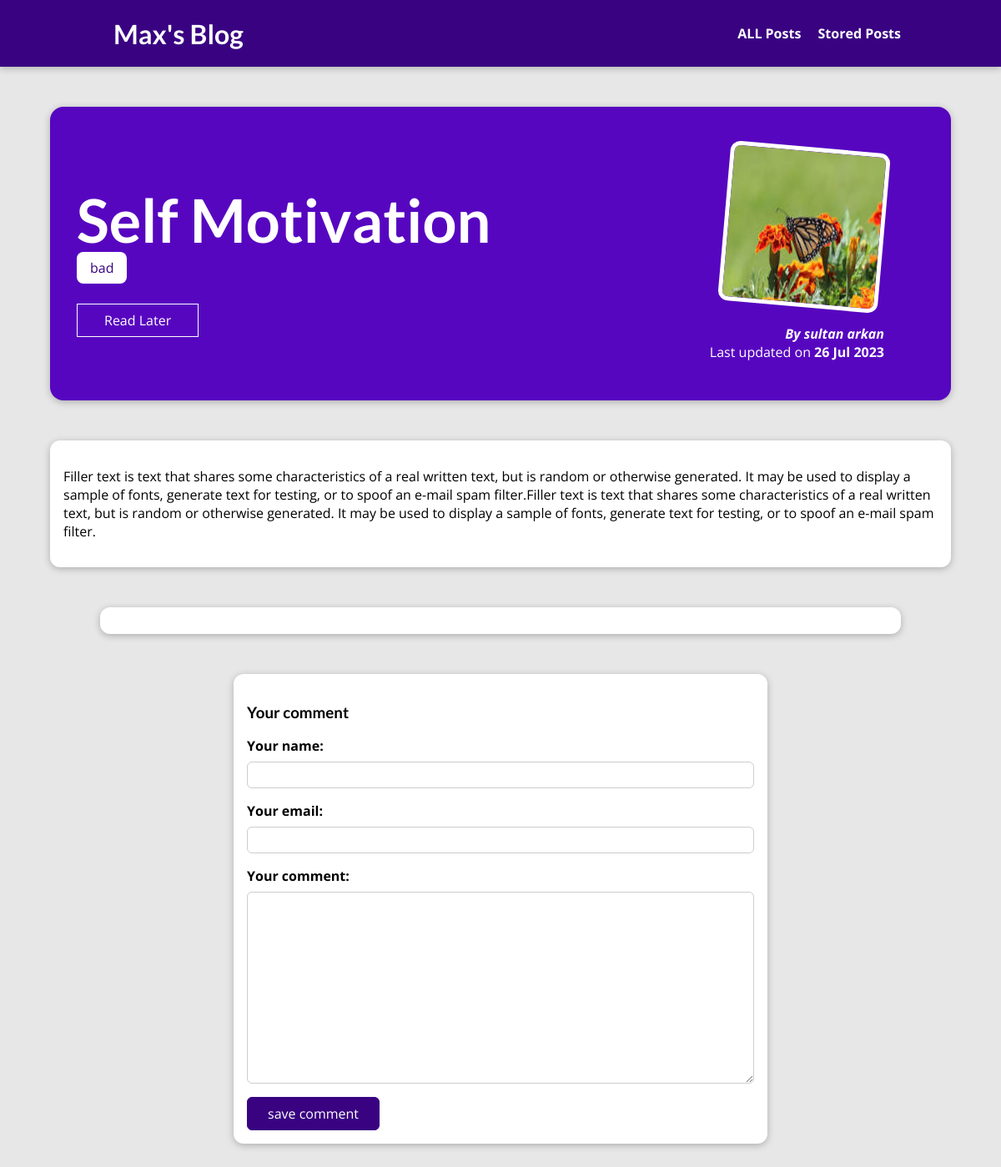
/posts/self-motivation, run on the app's committed database.
### du2/models.py (models this page shows, shortened)
class Post(models.Model):
    title = models.CharField(max_length=150)
    excerpt = models.CharField(max_length=200)
    image = models.ImageField(upload_to="posts", null=True)
    date = models.DateField(auto_now=True)
    slug = models.SlugField(unique=True, db_index=True)
    content = models.TextField(validators=[MinLengthValidator(10)])
    author = models.ForeignKey(
        Author, on_delete=models.SET_NULL,null=True, related_name="posts")
    tags=models.ManyToManyField(Tag)

class Tag(models.Model):
    caption = models.CharField(max_length=20)

class Author(models.Model):
    first_name = models.CharField(max_length=100)
    last_name = models.CharField(max_length=100)
    email_address = models.EmailField()
    def full_name(self):
        return f"{self.first_name} {self.last_name}"
    def __str__(self):
        return self.full_name()

### du2/views.py (the view, shortened to what this page needs)
# urls.py: path("posts/<slug:slug>",views.post_detail.as_view(),name="post-detail-page"),
class post_detail(View):
     def is_stored_post(self,request,post_id):
         stored_posts=request.session.get("stored_posts")
         if stored_posts is not None:
            is_saved_for_later= post_id in stored_posts
         else:
             is_saved_for_later=False
         return is_saved_for_later
     def get(self, request, slug):
           posts=Post.objects.get(slug=slug)
           context={
               "post":posts,
               "post_tags": posts.tags.all(),
               "comment_form": Commentform(),
               "comments": posts.comments.all(),
               "save_for_later": self.is_stored_post(request,posts.id)
           }
           return render(request, "du2/post-detail.html", context)

### du2/forms.py
class Commentform(forms.ModelForm):
    class Meta:
        model= Comment
        exclude=["posts"]
        labels={
            "user_name":"Your name",
            "user_email": "Your email",
            "text":"Your comment"
        }

### du2/templates/du2/post-detail.html (shortened to what this page needs)
{% extends "base.html" %}
{% load static %}
{% block css_file %}
<link rel="stylesheet" href="{% static "du2/post-detail.css" %}">
{% endblock %}
{% block content %}
<section id="summary">
    <h2>{{ post.title }}</h2>
    <div>
      {% for tag in post_tags %}
       <span class="tag">{{ tag.caption }}</span>
       {% endfor %}
    </div>
    <div id="read-later">
      <form action="{% url "read-later" %}" method="POST">
        <button>
          {% if save_for_later %}
            Remove from read-later
          {% else %}
             Read Later
          {% endif %}
        </button>
      </form>
    </div>
    <article>
        <img src="{{ post.image.url }}" alt="{{ post.title }}"/>
        <address>By <a href="mailto:{{post.author.email_address}}">{{ post.author }}</a></address>
        <div>
            Last updated on <time>{{post.date|date:"d M Y"}}</time>
        </div>
    </article>
</section>
<main>
{{post.content|linebreaks }}
</main>
<section id="comments">
</section>
<section id="comment-form">
    <h3>Your comment</h3>
    <form action="{% url "post-detail-page" post.slug %}" method="POST">
      {% for form_field in comment_form %}
        <div class="form-control {% if form_field.errors %}invalid{% endif%}">
            {{form_field.label_tag}}
            {{form_field}}
        </div>
        {% endfor %}
        <button>save comment</button>
    </form>
</section>
{% endblock %}

### static/app.css (style rules this page uses)
* { box-sizing: border-box; }
html { font-family: 'Open Sans', 'Lato', sans-serif; }
body { margin: 0; }
h1, h2, h3 { font-family: 'Lato', sans-serif; font-weight: bold; }

### du2/static/du2/post-detail.css (style rules this page uses)
body { background-color: #e7e7e7; }
#summary { margin: 8rem auto 3rem auto; padding: 2rem; width: 90%; max-width: 90rem; border-radius: 16px; background-color: #5706c0; position: relative; box-shadow: 0 2px 8px rgba(0, 0, 0, 0.25); height: 22rem; }
#summary h2 { color: white; font-size: 4.5rem; margin-bottom: 0.25rem; }
#summary article { position: absolute; top: 2rem; right: 3rem; padding: 1rem 2rem; border-radius: 12px; text-align: right; color: white; }
#summary article img { width: 12rem; height: 12rem; border-radius: 12px; transform: rotateZ(5deg); border: 5px solid white; margin-bottom: 1rem; }
#summary address { font-weight: bold; }
#summary a { color: white; text-decoration: none; }
#summary time { font-weight: bold; }
#read-later { margin: 2rem 0; }
#read-later button { background-color: transparent; border: 1px solid white; padding: 0.5rem 2rem; font: inherit; color: white; cursor: pointer; }
main { width: 90%; max-width: 90rem; margin: 3rem auto; background-color: white; padding: 1rem; border-radius: 12px; box-shadow: 0 2px 8px rgba(0, 0, 0, 0.25); }
.tag { background-color: white; color: #390281; padding: 0.5rem 1rem; border-radius: 8px; }
#comment-form { margin: 3rem auto; width: 90%; max-width: 40rem; border-radius: 12px; background-color: white; box-shadow: 0 2px 8px rgba(0, 0, 0, 0.25); padding: 1rem; }
#comment-form button { font: inherit; background-color: #390281; color: white; border: 1px solid #390281; padding: 0.5rem 1.5rem; border-radius: 6px; cursor: pointer; }
.form-control { margin-bottom: 1rem; }
.form-control label { font-weight: bold; margin-bottom: 0.5rem; display: block; }
.form-control input, .form-control textarea { display: block; width: 100%; font: inherit; padding: 0.25rem; border-radius: 6px; border: 1px solid #ccc; }
#comments { margin: 3rem auto; width: 90%; max-width: 60rem; border-radius: 12px; background-color: white; box-shadow: 0 2px 8px rgba(0, 0, 0, 0.25); padding: 1rem 2rem; }

### data on the page
Post: title "Self Motivation", image (picture), author "sultan arkan", date "26 Jul 2023", content "Filler text is text that shares some characteristics of a real written text, but is random or otherwise generated. It may be used to display a sample of fonts, generate text for testing, or to spoof an e-mail spam filter.Filler text is text that shares some characteristics of a real written text, but is random or otherwise generated. It may be used to display a sample of fonts, generate text for testing, or to spoof an e-mail spam filter."
Tag: caption "bad"
